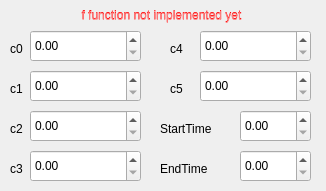
   <widget class="QWidget" name="pageTypeFunctionF">
    <widget class="QDoubleSpinBox" name="FuncFCoeff0">
     <property name="geometry">
      <rect>
       <x>30</x>
       <y>30</y>
       <width>111</width>
       <height>32</height>
      </rect>
     </property>
    </widget>
    <widget class="QDoubleSpinBox" name="FuncFendTime">
     <property name="geometry">
      <rect>
       <x>240</x>
       <y>150</y>
       <width>71</width>
       <height>32</height>
      </rect>
     </property>
    </widget>
    <widget class="QDoubleSpinBox" name="FuncFCoeff3">
     <property name="geometry">
      <rect>
       <x>30</x>
       <y>150</y>
       <width>111</width>
       <height>32</height>
      </rect>
     </property>
    </widget>
    <widget class="QDoubleSpinBox" name="FuncFstartTime">
     <property name="geometry">
      <rect>
       <x>240</x>
       <y>110</y>
       <width>71</width>
       <height>32</height>
      </rect>
     </property>
    </widget>
    <widget class="QDoubleSpinBox" name="FuncFCoeff5">
     <property name="geometry">
      <rect>
       <x>200</x>
       <y>70</y>
       <width>111</width>
       <height>32</height>
      </rect>
     </property>
    </widget>
    <widget class="QDoubleSpinBox" name="FuncFCoeff4">
     <property name="geometry">
      <rect>
       <x>200</x>
       <y>30</y>
       <width>111</width>
       <height>32</height>
      </rect>
     </property>
    </widget>
    <widget class="QDoubleSpinBox" name="FuncFCoeff1">
     <property name="geometry">
      <rect>
       <x>30</x>
       <y>70</y>
       <width>111</width>
       <height>32</height>
      </rect>
     </property>
    </widget>
    <widget class="QDoubleSpinBox" name="FuncFCoeff2">
     <property name="geometry">
      <rect>
       <x>30</x>
       <y>110</y>
       <width>111</width>
       <height>32</height>
      </rect>
     </property>
    </widget>
    <widget class="QLabel" name="funcFequation">
     <property name="geometry">
      <rect>
       <x>6</x>
       <y>6</y>
       <width>311</width>
       <height>18</height>
      </rect>
     </property>
     <property name="text">
      <string>&lt;html&gt;&lt;head/&gt;&lt;body&gt;&lt;p align=&quot;center&quot;&gt;&lt;span style=&quot; color:#ff0000;&quot;&gt;f function not implemented yet&lt;/span&gt;&lt;/p&gt;&lt;/body&gt;&lt;/html&gt;</string>
     </property>
    </widget>
    <widget class="QLabel" name="label_7">
     <property name="geometry">
      <rect>
       <x>10</x>
       <y>40</y>
       <width>21</width>
       <height>18</height>
      </rect>
     </property>
     <property name="text">
      <string>c0</string>
     </property>
    </widget>
    <widget class="QLabel" name="label_8">
     <property name="geometry">
      <rect>
       <x>10</x>
       <y>80</y>
       <width>21</width>
       <height>18</height>
      </rect>
     </property>
     <property name="text">
      <string>c1</string>
     </property>
    </widget>
    <widget class="QLabel" name="label_9">
     <property name="geometry">
      <rect>
       <x>10</x>
       <y>120</y>
       <width>21</width>
       <height>18</height>
      </rect>
     </property>
     <property name="text">
      <string>c2</string>
     </property>
    </widget>
    <widget class="QLabel" name="label_10">
     <property name="geometry">
      <rect>
       <x>10</x>
       <y>160</y>
       <width>21</width>
       <height>18</height>
      </rect>
     </property>
     <property name="text">
      <string>c3</string>
     </property>
    </widget>
    <widget class="QLabel" name="label_31">
     <property name="geometry">
      <rect>
       <x>170</x>
       <y>40</y>
       <width>21</width>
       <height>18</height>
      </rect>
     </property>
     <property name="text">
      <string>c4</string>
     </property>
    </widget>
    <widget class="QLabel" name="label_32">
     <property name="geometry">
      <rect>
       <x>170</x>
       <y>80</y>
       <width>21</width>
       <height>18</height>
      </rect>
     </property>
     <property name="text">
      <string>c5</string>
     </property>
    </widget>
    <widget class="QLabel" name="label_33">
     <property name="geometry">
      <rect>
       <x>160</x>
       <y>120</y>
       <width>58</width>
       <height>18</height>
      </rect>
     </property>
     <property name="text">
      <string>StartTime</string>
     </property>
    </widget>
    <widget class="QLabel" name="label_34">
     <property name="geometry">
      <rect>
       <x>160</x>
       <y>160</y>
       <width>58</width>
       <height>18</height>
      </rect>
     </property>
     <property name="text">
      <string>EndTime</string>
     </property>
    </widget>
    <widget class="QLabel" name="funcFequationGrey">
     <property name="geometry">
      <rect>
       <x>6</x>
       <y>7</y>
       <width>311</width>
       <height>18</height>
      </rect>
     </property>
     <property name="text">
      <string>&lt;html&gt;&lt;head/&gt;&lt;body&gt;&lt;p align=&quot;center&quot;&gt;&lt;span style=&quot; color:#ff8080;&quot;&gt;f function not implemented yet&lt;/span&gt;&lt;/p&gt;&lt;/body&gt;&lt;/html&gt;</string>
     </property>
    </widget>
   </widget>
